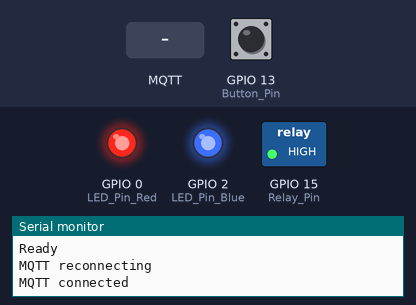
The sketch below on a simulated ESP8266 (NodeMCU). Parts: switched loads named in the sketch (green lamp = pin HIGH), output pins drawn as LEDs (lit = HIGH), the last lines printed to the serial monitor. The inputs (shaded band) are chosen by the test bench; at power-on: GPIO 13 (Button_Pin) HIGH. WiFi joins after 1.5 s; servers stay silent unless stated; no MQTT or app messages arrive unless stated; not simulated (calls return 0 or success): Secrets.h; names the files do not define were given values by the test bench: SECRET_MQTT_Port = 1883.

Above: at 2.7 s.
2.8 s: MQTT message "0" arrives on the first subscribed topic
At 4.2 s:
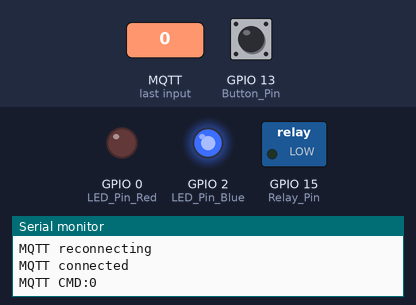
6.5 s: GPIO 13 (Button_Pin) pulled LOW for 0.6 s
At 8.4 s:
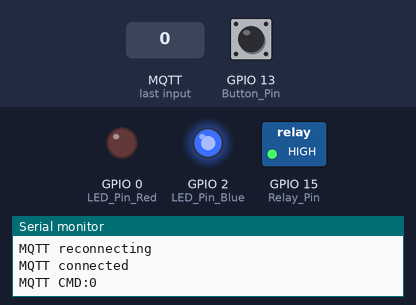
10.5 s: GPIO 13 (Button_Pin) pulled LOW for 1 s
At 14.2 s:
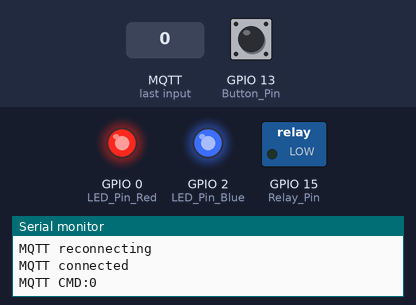
14.5 s: GPIO 13 (Button_Pin) pulled LOW for 3.2 s
At 15.8 s:
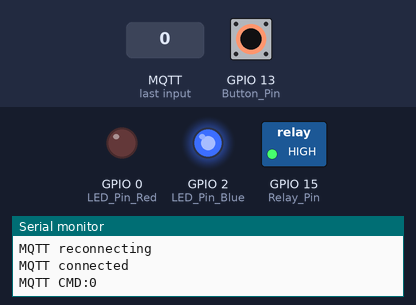
Timing chart, 0 to 18.5 s (numbered marks = the images above; inputs shaded):
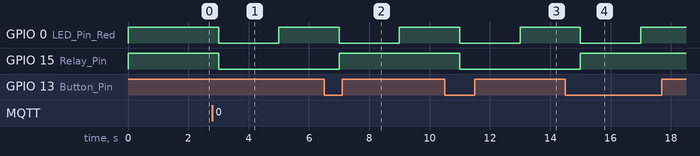

Measured:
- after the input at 2.8 s, GPIO 0 (LED_Pin_Red): HIGH → LOW after 0.20 s, → HIGH 2.0 s later; GPIO 15 (Relay_Pin): HIGH → LOW after 0.20 s
- after the input at 6.5 s, GPIO 0 (LED_Pin_Red): HIGH → LOW after 0.50 s, → HIGH 2.0 s later; GPIO 15 (Relay_Pin): LOW → HIGH after 0.50 s
- after the input at 10.5 s, GPIO 0 (LED_Pin_Red): HIGH → LOW after 0.50 s, → HIGH 2.0 s later; GPIO 15 (Relay_Pin): HIGH → LOW after 0.50 s
- after the input at 14.5 s, GPIO 0 (LED_Pin_Red): HIGH → LOW after 0.50 s, → HIGH 2.0 s later; GPIO 15 (Relay_Pin): LOW → HIGH after 0.50 s

The sketch:

CustomROM_02_Nous_Bedroom.ino
```cpp
 /*-----------------------------------------

            Nous smart plug module - Custom ROM

Date: Oct 2021 (v01)
Device: ESP8285 - Nous A1
  - It is based on Tuya devices
  - Similar to Gosund SP111 v1.1 Power Monitoring Plug
  - Pin config and details: https://templates.blakadder.com/gosund_SP111_v1_1
  - Check pin and PCB layout in images

Description:
  - Hacked Nous module for device control
  - MQTT, Web Interface supported
  - OTA support


Note:
  - GPIO2 has to be grounded before powerup first Arduino non-OTA prog
    only applicable if programming via serial (not OTA)


------------------------------------------- */


/* ------------- LIB ------------------------------ */

#include "Secrets.h"


#include <ArduinoOTA.h>
#include <ESP8266WebServer.h>


/* ------------- CONFIG VAR ------------------------------ */
unsigned long looptime_Fast = 0;    // in secs
unsigned long looptime_Mid1 = 1;    // in secs
unsigned long looptime_Mid2 = 5;   // in secs
unsigned long looptime_Slow       = 1  * (60);      // in mins
unsigned long looptime_VerySlow   = 30 * (60);      // in mins


#define LED_Pin_Red     0   // GPIO00 inverted
#define LED_Pin_Blue    2   // GPIO02 inverted   (LED_BUILTIN desginated)
#define Button_Pin      13  // GPIO13 inverted   (Active low)
#define Relay_Pin       15  // GPIO15

// For power measurement?
#define HLWBL_CF1       4
#define BL0937_CF       5
#define HLWBL_SELi      12


/* ------------- VAR ------------------------------ */
const char* ssid             = SECRET_WIFI_SSID3;
const char* pass             = SECRET_WIFI_PASS3;
const char* DeviceHostName   = SECRET_Device_Name10;
const char* OTA_Password     = SECRET_Device_OTA_PASS;
unsigned long lastrun_fast, lastrun_Mid1;
unsigned long lastrun_Mid2, lastrun_slow, lastrun_Veryslow;
unsigned long lastrun_30mins,lastrun_OTA;
bool OTA_Mode=0;
String webpage1="";

ESP8266WebServer server(80);


bool Button_Pressed;
long LED_OneTiming = 0;
bool RelayState = 0;
long MQTT_PIR_heartbeat_timestamp, MQTT_PIR_last_ON_msg_timestamp;


void setup()
{
  pinMode(LED_BUILTIN, OUTPUT);
  digitalWrite(LED_BUILTIN, LOW);

  Hardware_Config();
  Hardware_Defaults();

  Serial.begin(115200);
  Serial.println(DeviceHostName);

  wifi_station_set_hostname(DeviceHostName);
  WiFi.mode(WIFI_STA);
  WiFi.begin(ssid, pass);
  while (WiFi.waitForConnectResult() != WL_CONNECTED)
  {
    Serial.println("Wifi Error! Rebooting in 30s...");
    delay(30 *1000);
    digitalWrite(LED_BUILTIN, HIGH);
    Restart_ESP();
  }

  Serial.print("Connected to ");
  Serial.print(WiFi.SSID());
  Serial.print(", IP Address: ");
  Serial.println(WiFi.localIP());


  OTA_Config();
  WebServer_Config();
  Hardware_Interupt_Config();
  MQTT_Config();
  Config_Time();

  digitalWrite(LED_BUILTIN, HIGH);
  Serial.println("Ready");
}


void loop()
{
  // Always
  Always_loop();

  // Fast Loop
 if(!OTA_Mode && ((millis()/1000 - lastrun_fast > looptime_Fast) || lastrun_fast ==0))
  {
    lastrun_fast = millis()/1000;
    Fast_Loop();
  }


  // Mid1 Loop
 if(!OTA_Mode && ((millis()/1000 - lastrun_Mid1 > looptime_Mid1) || lastrun_Mid1 ==0))
  {
    lastrun_Mid1 = millis()/1000;
    Mid1_Loop();
  }

  // Mid2 Loop
 if(!OTA_Mode && ((millis()/1000 - lastrun_Mid2 > looptime_Mid2) || lastrun_Mid2 ==0))
  {
    lastrun_Mid2 = millis()/1000;
    Mid2_Loop();
  }

  // Slow Loop
 if(!OTA_Mode && ((millis()/1000 - lastrun_slow > looptime_Slow) || lastrun_slow ==0))
  {
    lastrun_slow = millis()/1000;
    Slow_Loop();
  }


    // Very Slow Loop
 if(!OTA_Mode && ((millis()/1000 - lastrun_Veryslow > looptime_VerySlow) || lastrun_Veryslow ==0))
  {
    lastrun_Veryslow = millis()/1000;
    VerySlow_Loop();
  }


}


void Restart_ESP()
{
  Serial.println("Restarting ESP");
  ESP.restart();
  delay(1000);
  while(1);
}
```

Hardware.ino
```cpp
void Hardware_Config()
{
  pinMode(Button_Pin, INPUT);

  pinMode(LED_Pin_Red, OUTPUT);
  pinMode(LED_Pin_Blue, OUTPUT);
  pinMode(Relay_Pin, OUTPUT);
}

void Hardware_Defaults()
{
  // default relay state
  RelayState = 1;
  digitalWrite(Relay_Pin, RelayState);

  digitalWrite(LED_Pin_Red, HIGH);  // red off

}


void Hardware_Interupt_Config()
{
  attachInterrupt(digitalPinToInterrupt(Button_Pin), Handle_ButtonPress, FALLING);    // Active low
}


ICACHE_RAM_ATTR void Handle_ButtonPress()
{
  //Serial.println("Button Press");
  Button_Pressed = 1;
}


long MotionOn_last_timeStamp, MotionOff_last_timeStamp;
bool last_montionState;


void ButtonPress_Actions()
{
  Button_Pressed = 0;
  Turn_LED_On();

  RelayState = !RelayState;
  digitalWrite(Relay_Pin, RelayState);

  MQTT_heartbeat();
}


void Turn_LED_On()
{
  digitalWrite(LED_Pin_Red, LOW);
  LED_OneTiming = millis()/1000;
}


void Turn_LED_Off()
{
  if(millis()/1000 - LED_OneTiming > 1) // in seconds
  {
    digitalWrite(LED_Pin_Red, HIGH);
    LED_OneTiming = 0;
  }
}
```

Loops.ino
```cpp
void Always_loop()
{
  OTA_Check();
}


void Fast_Loop()
{
  server.handleClient();


  if(Button_Pressed)
    ButtonPress_Actions();

  MQTT_loop();
}


void Mid1_Loop()
{
  Turn_LED_Off();
}


void Mid2_Loop()
{

}

void Slow_Loop()
{
  MQTT_publish();

  if(!Time_NTP_isValid())
      Time_NTP_Update();
}

void VerySlow_Loop()
{
   Time_NTP_Update();
}
```

Webpage_1.ino
```cpp
/*
	HTML Page, test here: https://www.w3schools.com/html/tryit.asp?filename=tryhtml_table_intro
	Convert here: http://davidjwatts.com/youtube/esp8266/esp-convertHTM.html#
*/


void Prep_webpage1()
{
   String timeStr = timeClient.getFormattedTime();

    // !!! ELements that don't change !!!
  String page_head ="<!DOCTYPE html><html><head><style>td,th{ border: 1px solid #dddddd; text-align: left; padding: 8px;} tr:nth-child(even){background-color: #dddddd;}</style></head>";
  String body_start = "<body>";
  String body_table_start = String("<h2>") + DeviceHostName + String("</h2><h4>Updated millis: ") + timeStr + String("</h4><table>");
  String body_table_row00 ="<tr><th>#</th><th>Description</th><th>Value</th><th>Unit</th></tr>";
  String body_end = "</table></body></html>";


  // Start chaning here onwards.....
  String body_table_row01 =String("<tr><td>01</td><td>Relay State</td><td>")      + String(RelayState)      + String("</td><td>-</td></tr>");
  //String body_table_row04 =String("<tr><td>04</td><td>City Humidity</td><td>")           + String(City_Humidity)      + String("</td><td>%</td></tr>");
  //String body_table_row05 =String("<tr><td>05</td><td>DHT11 Temperature</td><td>")       + String(DHT_temperature)    + String("</td><td>&#8451;</td></tr>");


  webpage1 = page_head +
  			 body_start +
  			 body_table_start +
  			 body_table_row00 +
  			 body_table_row01 +
  			 //body_table_row02 +
         //body_table_row03 +
         //body_table_row04 +
         //body_table_row05 +
  			 body_end;

}


/*

Source webpage:

<!DOCTYPE html>
<html>
<head>
<style>
td,th{
  border: 1px solid #dddddd;
  text-align: left;
  padding: 8px;
}
tr:nth-child(even){
  background-color: #dddddd;
}
</style>
</head>
<body>

<h2>Device Name</h2>
<h4>Updated: Time</h4>
<table>
  <tr>
    <th>#</th>
    <th>Description</th>
    <th>Value</th>
    <th>Unit</th>
  </tr>
  <tr>
    <td>1</td>
    <td>Voltage</td>
    <td>231.1</td>
    <td>V</td>
  </tr>
  <tr>
    <td>2</td>
    <td>Current</td>
    <td>0.21</td>
    <td>A</td>
  </tr>
  <tr>
    <td>3</td>
    <td>Power</td>
    <td>3212</td>
    <td>W</td>
  </tr>
  <tr>
    <td>4</td>
    <td>Energy</td>
    <td>241</td>
    <td>kWh</td>
  </tr>
  <tr>
    <td>5</td>
    <td>Frequeny</td>
    <td>50</td>
    <td>hz</td>
  </tr>

</table>

</body>
</html>


*/
```

MQTT_Config.ino
```cpp
// https://pubsubclient.knolleary.net/api


/******************** LIB **************************************/
#define MQTT_MAX_PACKET_SIZE 1024  // < ----- Change in lib: This is because the defaul maxium length is 128b. So just go to PubSubClient.h and change #define MQTT_MAX_PACKET_SIZE 128 to #define MQTT_MAX_PACKET_SIZE 1024
#include "src/PubSubClient/PubSubClient.h"
//#include <ArduinoJson.h>


/********************* Var *************************************/
WiFiClient espClient;
PubSubClient client(espClient);

long lastReconnectAttempt = 0;

/******************** Config **************************************/
const char* mqtt_server     = SECRET_MQTT_Server;
const char* mqtt_user       = SECRET_MQTT_User;
const char* mqtt_password   = SECRET_MQTT_Pass;

// Light
#define MQTT_TOPIC_STATE       "HA/Custom02_Nous01_Bedroom/state"
#define MQTT_TOPIC_CMD         "HA/Custom02_Nous01_Bedroom/cmd"

// Will Topic - Availability
#define MQTT_TOPIC_WILL        "HA/Custom02_Nous01_Bedroom/status"
#define MQTT_OFFLINE           "Offline"
#define MQTT_ONLINE            "Active"

#define MQTT_ON                "1"
#define MQTT_OFF               "0"


/**************** External Functions ************************************/

void MQTT_Config()
{
	client.setServer(mqtt_server, SECRET_MQTT_Port);
 	client.setCallback(MQTT_MessageRecd_callback);
}


void MQTT_loop()
{
	if (!client.connected())
    	MQTT_reconnect();

  client.loop();
}


void MQTT_publish()
{
    MQTT_heartbeat();
}


/**************** Internal Functions ************************************/


void MQTT_reconnect()
{
  if (millis()/1000 - lastReconnectAttempt > 30 || lastReconnectAttempt == 0)
  {
      Serial.println("MQTT reconnecting");

      //boolean connect (clientID, [username, password], [willTopic, willQoS, willRetain, willMessage], [cleanSession])
      if (client.connect(DeviceHostName, mqtt_user, mqtt_password, MQTT_TOPIC_WILL, 1, true, MQTT_OFFLINE))
      {
        //MQTT_publish_config();
        Serial.println("MQTT connected");
        client.publish(MQTT_TOPIC_WILL, MQTT_ONLINE, true);
        client.subscribe(MQTT_TOPIC_CMD);
      }
      lastReconnectAttempt = millis()/1000;
  }
}


void MQTT_MessageRecd_callback(char* p_topic, byte* p_payload, unsigned int p_length)
{
  String payload;
  for (uint8_t i = 0; i < p_length; i++)
    { payload.concat((char)p_payload[i]); }

  if (String(MQTT_TOPIC_CMD).equals(p_topic))
  {
    int cmd = payload.toInt();
    Serial.print("MQTT CMD:");
    Serial.println(cmd);

    Turn_LED_On();
    RelayState = bool(cmd);
    digitalWrite(Relay_Pin, RelayState);

    MQTT_heartbeat();
  }

}


void MQTT_heartbeat()
{
  if(RelayState)
    client.publish(MQTT_TOPIC_STATE, MQTT_ON, true);
  else
    client.publish(MQTT_TOPIC_STATE, MQTT_OFF, true);
}
```
